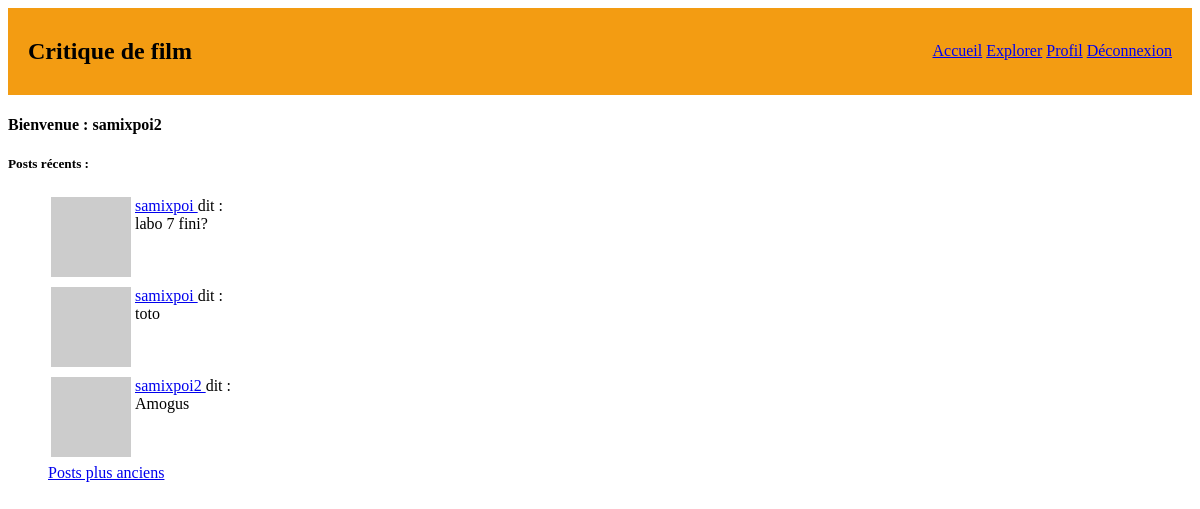
The page /explore (signed in) on the database its author committed.
### app/models.py (models this page shows, shortened)
class Utilisateur(db.Model, UserMixin):
    __tablename__ = 'utilisateur'
    id: so.Mapped[int] = so.mapped_column(primary_key=True)
    nom_utilisateur: so.Mapped[str] = so.mapped_column(sa.String(64), unique=True, index=True)
    email: so.Mapped[str] = so.mapped_column(sa.String(120), unique=True, index=True)
    mot_passe_hash: so.Mapped[Optional[str]] = so.mapped_column(sa.String(256))
    a_propos_moi: so.Mapped[Optional[str]] = so.mapped_column(sa.String(140))
    derniere_connexion: so.Mapped[Optional[datetime]] = so.mapped_column(sa.DateTime)
    posts: so.WriteOnlyMapped['Post'] = so.relationship(back_populates='auteur')
    def avatar(self, taille):
        digest = hashlib.md5(self.email.lower().encode('utf-8')).hexdigest()
        return f"https://www.gravatar.com/avatar/{digest}?d=identicon&s={taille}"
    following: Mapped[list["Utilisateur"]] = so.relationship(
    secondary=followers,
    primaryjoin=(followers.c.follower_id == id),
    secondaryjoin=(followers.c.followed_id == id),
    back_populates='followers'
)
    followers: Mapped[list["Utilisateur"]] = so.relationship(
    secondary=followers,
    primaryjoin=(followers.c.followed_id == id),
    secondaryjoin=(followers.c.follower_id == id),
    back_populates='following'
)

class Post(db.Model):
    id: so.Mapped[int] = so.mapped_column(primary_key=True)
    contenu: so.Mapped[str] = so.mapped_column(sa.Text, nullable=False)
    timestamp: so.Mapped[datetime] = so.mapped_column(
        sa.DateTime(timezone=True),
        default=datetime.now(tz=timezone.utc),
        nullable=False
    )
    id_utilisateur: so.Mapped[int] = so.mapped_column(sa.ForeignKey('utilisateur.id'), nullable=False)
    auteur: so.Mapped["Utilisateur"] = so.relationship(back_populates="posts")

### app/routes.py (the view)
@app.route('/explore')
@login_required
def explore():
  page = request.args.get('page', 1, type=int)
  query = sa.select(Post).order_by(Post.timestamp.desc())
  posts = db.paginate(query, page=page, per_page=app.config['POSTS_PER_PAGE'], error_out=False)
  next_url = url_for('explore', page=posts.next_num) if posts.has_next else None
  prev_url = url_for('explore', page=posts.prev_num) if posts.has_prev else None
  return render_template('index.html', title="Explorer", posts=posts.items,next_url=next_url, prev_url=prev_url)

### app/__init__.py (called while the page is built)
@login.user_loader
def load_user(id):
    return db.session.get(Utilisateur, int(id))

### app/routes.py (called while the page is built)
@app.before_request
def update_last_seen():
    if current_user.is_authenticated:
        current_user.derniere_connexion = datetime.now(timezone.utc)
        db.session.commit()

### app/templates/index.html (shortened to what this page needs)
{% extends "base.html" %}
{% block content %}
  {% if current_user.is_authenticated %}
    {% include "_profil_utilisateur.html" with context %}
  {% else %}
    <p>Bienvenue ! Veuillez <a href="{{ url_for('connexion') }}">vous connecter</a>.</p>
  {% endif %}
{% endblock %}

### app/templates/_profil_utilisateur.html (shortened to what this page needs)
<div class="card mb-4 p-3">
  <div class="d-flex align-items-center">
    <div>
      <h4 class="mb-0">Bienvenue : {{ current_user.nom_utilisateur }}</h4>
    </div>
  </div>
  <h5 class="mt-4">Posts récents :</h5>
  {% if posts %}
    <ul class="list-unstyled">
      {% for post in posts %}
         {% include '_post.html'%}
      {% endfor %}
      {% if next_url %}
        <a href="{{ next_url }}"> Posts plus anciens</a>
      {% endif %}
    </ul>
  {% else %}
    <p>Aucun post pour le moment.</p>
  {% endif %}
</div>

### app/templates/_post.html
<table>
    <tr valign="top">
        <td><img src="{{ post.auteur.avatar(36)}}" alt=""></td>
        <td>
            <a href="{{ url_for('profil', nom_utilisateur=post.auteur.nom_utilisateur) }}">
                {{ post.auteur.nom_utilisateur }}
            </a>
            dit : <br>{{post.contenu}}<br>
        </td>
    </tr>
</table>

### rows shown on the page
Utilisateur: nom_utilisateur "samixpoi2"
Post: auteur.nom_utilisateur "samixpoi", contenu "labo 7 fini?"
Post: auteur.nom_utilisateur "samixpoi", contenu "toto"
Post: auteur.nom_utilisateur "samixpoi2", contenu "Amogus"
